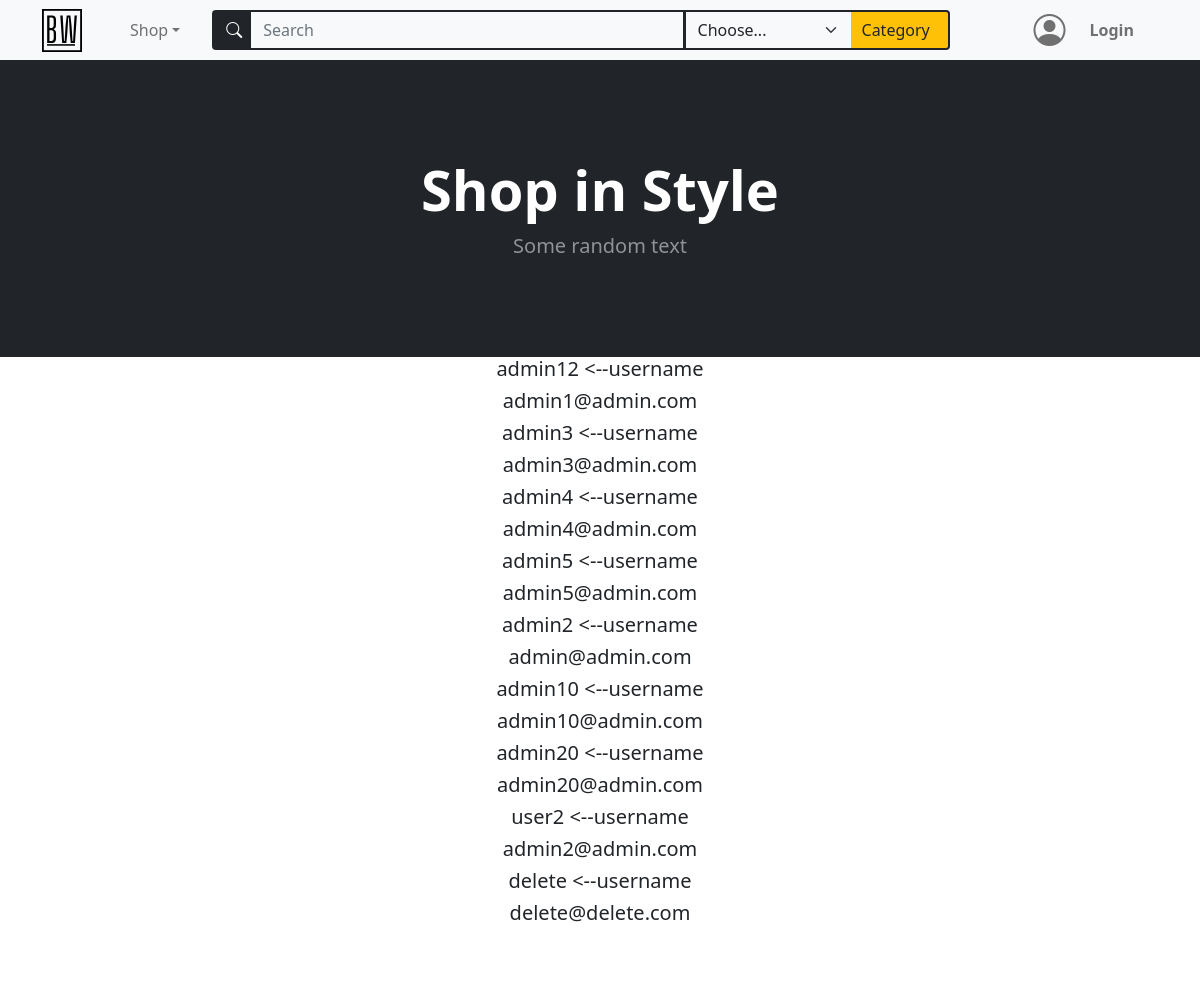
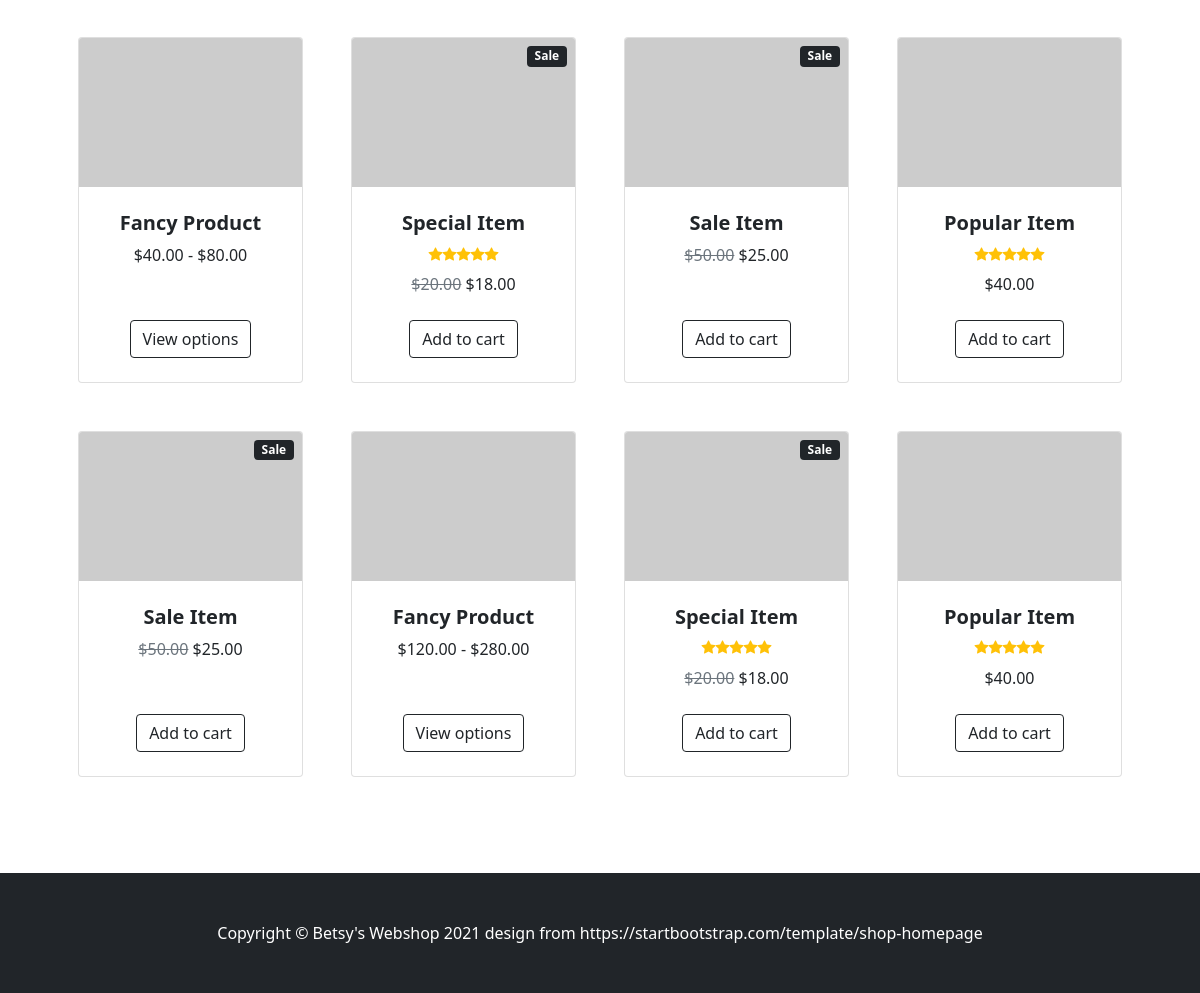
The page /home on the database its author committed (2 pictures, top to bottom).
### models.py (models this page shows)
class BaseModel(db_wrapper.Model):
    class Meta:
        database = db

class User(BaseModel, UserMixin):
    first_name = CharField(index=True, max_length=30, null=True)
    last_name = CharField(max_length=120, null=True)
    address = CharField(max_length=200, null=True)
    city = CharField(max_length=50, null=True)
    country = CharField(max_length=50, null=True)
    cc_number = IntegerField(unique=True, null=True)
    username = CharField(index=True, max_length=30, unique=True)
    email = CharField(index=True, max_length=50, unique=True)
    password = CharField(max_length=20)

### routes.py (the view)
@app.route("/", methods=["GET", "POST"])
@app.route("/home", methods=["GET", "POST"])
def home():
    users = User.select()
    products = Product.select().order_by(Product.id.desc())
    login_form = LoginForm()
    register_form = RegistrationForm()
    search_form = SearchForm()
    return render_template(
        "index.html",
        title="Home",
        users=users,
        products=products,
        login_form=login_form,
        register_form=register_form,
        search_form=search_form,
        tags=get_alpha_tag_names(),
    )

### forms.py (shortened to what this page needs)
class LoginForm(FlaskForm):
    email = StringField(
        "Email", validators=[InputRequired(), Length(min=5, max=50), Email()]
    )
    password = PasswordField("Your Password", validators=[InputRequired()])
    login = SubmitField("Login!")

class RegistrationForm(FlaskForm):
    username = StringField(
        "Username",
        validators=[InputRequired(), Length(min=5, max=30)],
    )
    email = StringField(
        "Email", validators=[InputRequired(), Length(min=5, max=50), Email()]
    )
    password = PasswordField(
        "Set Password",
        validators=[
            InputRequired(),
            EqualTo(
                "password_confirm", message="Password must be identical in both inputs"
            ),
            Length(min=5, max=20),
        ],
    )
    password_confirm = PasswordField("Confirm Password")
    submit = SubmitField("Sign Up")

### main.py (called while the page is built)
def get_alpha_tag_names() -> list[Tag.name]:
    tags = Tag.select().order_by(Tag.name)
    return [tag.name for tag in tags]

### routes.py (called while the page is built)
@app.context_processor
def string_to_date_to_string():
    def format_string(date_str):
        format = "%Y-%m-%d %H:%M:%S.%f"
        dt_object = datetime.strptime(date_str, format)
        format = "%Y, %B %w, %H%Mh"
        dt_string = dt_object.strftime(format)
        return dt_string
    return dict(format_string=format_string)

### templates/index.html
{% extends "base.html" %} {% block content %} {% for user in users %}
<div class="text-center">
  <h5>{{user.username}} <span><--username</span></h5>
  <h5>{{user.email}}</h5>
</div>
{% endfor %}
<section class="py-5">
  <div class="container px-4 px-lg-5 mt-5">
    <div
      class="
        row
        gx-4 gx-lg-5
        row-cols-2 row-cols-md-3 row-cols-xl-4
        justify-content-center
      "
    >
      <div class="col mb-5">
        <div class="card h-100">
          <img
            class="card-img-top"
            src="https://dummyimage.com/450x300/dee2e6/6c757d.jpg"
            alt="..."
          />
          <div class="card-body p-4">
            <div class="text-center">
              <h5 class="fw-bolder">Fancy Product</h5>
              $40.00 - $80.00
            </div>
          </div>
          <div class="card-footer p-4 pt-0 border-top-0 bg-transparent">
            <div class="text-center">
              <a class="btn btn-outline-dark mt-auto" href="#">View options</a>
            </div>
          </div>
        </div>
      </div>
      <div class="col mb-5">
        <div class="card h-100">
          <div
            class="badge bg-dark text-white position-absolute"
            style="top: 0.5rem; right: 0.5rem"
          >
            Sale
          </div>
          <img
            class="card-img-top"
            src="https://dummyimage.com/450x300/dee2e6/6c757d.jpg"
            alt="..."
          />
          <div class="card-body p-4">
            <div class="text-center">
              <h5 class="fw-bolder">Special Item</h5>
              <div
                class="d-flex justify-content-center small text-warning mb-2"
              >
                <div class="bi-star-fill"></div>
                <div class="bi-star-fill"></div>
                <div class="bi-star-fill"></div>
                <div class="bi-star-fill"></div>
                <div class="bi-star-fill"></div>
              </div>
              <span class="text-muted text-decoration-line-through"
                >$20.00</span
              >
              $18.00
            </div>
          </div>
          <div class="card-footer p-4 pt-0 border-top-0 bg-transparent">
            <div class="text-center">
              <a class="btn btn-outline-dark mt-auto" href="#">Add to cart</a>
            </div>
          </div>
        </div>
      </div>
      <div class="col mb-5">
        <div class="card h-100">
          <div
            class="badge bg-dark text-white position-absolute"
            style="top: 0.5rem; right: 0.5rem"
          >
            Sale
          </div>
          <img
            class="card-img-top"
            src="https://dummyimage.com/450x300/dee2e6/6c757d.jpg"
            alt="..."
          />
          <div class="card-body p-4">
            <div class="text-center">
              <h5 class="fw-bolder">Sale Item</h5>
              <span class="text-muted text-decoration-line-through"
                >$50.00</span
              >
              $25.00
            </div>
          </div>
          <div class="card-footer p-4 pt-0 border-top-0 bg-transparent">
            <div class="text-center">
              <a class="btn btn-outline-dark mt-auto" href="#">Add to cart</a>
            </div>
          </div>
        </div>
      </div>
      <div class="col mb-5">
        <div class="card h-100">
          <img
            class="card-img-top"
            src="https://dummyimage.com/450x300/dee2e6/6c757d.jpg"
            alt="..."
          />
          <div class="card-body p-4">
            <div class="text-center">
              <h5 class="fw-bolder">Popular Item</h5>
              <div
                class="d-flex justify-content-center small text-warning mb-2"
              >
                <div class="bi-star-fill"></div>
                <div class="bi-star-fill"></div>
                <div class="bi-star-fill"></div>
                <div class="bi-star-fill"></div>
                <div class="bi-star-fill"></div>
              </div>
              $40.00
            </div>
          </div>
          <div class="card-footer p-4 pt-0 border-top-0 bg-transparent">
            <div class="text-center">
              <a class="btn btn-outline-dark mt-auto" href="#">Add to cart</a>
            </div>
          </div>
        </div>
      </div>
      <div class="col mb-5">
        <div class="card h-100">
          <div
            class="badge bg-dark text-white position-absolute"
            style="top: 0.5rem; right: 0.5rem"
          >
            Sale
          </div>
          <img
            class="card-img-top"
            src="https://dummyimage.com/450x300/dee2e6/6c757d.jpg"
            alt="..."
          />
          <div class="card-body p-4">
            <div class="text-center">
              <h5 class="fw-bolder">Sale Item</h5>
              <span class="text-muted text-decoration-line-through"
                >$50.00</span
              >
              $25.00
            </div>
          </div>
          <div class="card-footer p-4 pt-0 border-top-0 bg-transparent">
            <div class="text-center">
              <a class="btn btn-outline-dark mt-auto" href="#">Add to cart</a>
            </div>
          </div>
        </div>
      </div>
      <div class="col mb-5">
        <div class="card h-100">
          <img
            class="card-img-top"
            src="https://dummyimage.com/450x300/dee2e6/6c757d.jpg"
            alt="..."
          />
          <div class="card-body p-4">
            <div class="text-center">
              <h5 class="fw-bolder">Fancy Product</h5>
              $120.00 - $280.00
            </div>
          </div>
          <div class="card-footer p-4 pt-0 border-top-0 bg-transparent">
            <div class="text-center">
              <a class="btn btn-outline-dark mt-auto" href="#">View options</a>
            </div>
          </div>
        </div>
      </div>
      <div class="col mb-5">
        <div class="card h-100">
          <div
            class="badge bg-dark text-white position-absolute"
            style="top: 0.5rem; right: 0.5rem"
          >
            Sale
          </div>
          <img
            class="card-img-top"
            src="https://dummyimage.com/450x300/dee2e6/6c757d.jpg"
            alt="..."
          />
          <div class="card-body p-4">
            <div class="text-center">
              <h5 class="fw-bolder">Special Item</h5>
              <div
                class="d-flex justify-content-center small text-warning mb-2"
              >
                <div class="bi-star-fill"></div>
                <div class="bi-star-fill"></div>
                <div class="bi-star-fill"></div>
                <div class="bi-star-fill"></div>
                <div class="bi-star-fill"></div>
              </div>
              <span class="text-muted text-decoration-line-through"
                >$20.00</span
              >
              $18.00
            </div>
          </div>
          <div class="card-footer p-4 pt-0 border-top-0 bg-transparent">
            <div class="text-center">
              <a class="btn btn-outline-dark mt-auto" href="#">Add to cart</a>
            </div>
          </div>
        </div>
      </div>
      <div class="col mb-5">
        <div class="card h-100">
          <img
            class="card-img-top"
            src="https://dummyimage.com/450x300/dee2e6/6c757d.jpg"
            alt="..."
          />
          <div class="card-body p-4">
            <div class="text-center">
              <h5 class="fw-bolder">Popular Item</h5>
              <div
                class="d-flex justify-content-center small text-warning mb-2"
              >
                <div class="bi-star-fill"></div>
                <div class="bi-star-fill"></div>
                <div class="bi-star-fill"></div>
                <div class="bi-star-fill"></div>
                <div class="bi-star-fill"></div>
              </div>
              $40.00
            </div>
          </div>
          <div class="card-footer p-4 pt-0 border-top-0 bg-transparent">
            <div class="text-center">
              <a class="btn btn-outline-dark mt-auto" href="#">Add to cart</a>
            </div>
          </div>
        </div>
      </div>
    </div>
  </div>
</section>
{% endblock content %}

### templates/base.html (shortened to what this page needs)
<!DOCTYPE html>
<html lang="en">
  <head>
    <link
      href="https://cdn.jsdelivr.net/npm/bootstrap@5.0.2/dist/css/bootstrap.min.css"
      rel="stylesheet"
    />
    <link
      href="{{url_for('static', filename='styles.css')}}"
      rel="stylesheet"
    />
    <link
      href="https://cdn.jsdelivr.net/npm/bootstrap-icons@1.5.0/font/bootstrap-icons.css"
      rel="stylesheet"
    />
  </head>
  <body>
    {% include "navbar.html" %}
    {% block header%}
    <header class="bg-dark py-5">
      <div class="container px-4 px-lg-5 my-5">
        <div class="text-center text-white">
          {% if banner_info %}
          <h1 class="display-4 fw-bolder font">{{ banner_info }}</h1>
          {% else %}
          <h1 class="display-4 fw-bolder font">Shop in Style</h1>
          {% endif %}
          <p class="lead fw-normal text-white-50 mb-0">Some random text</p>
        </div>
      </div>
    </header>
    {% endblock header %}
     {% block content%} {% endblock content %}
    {% include "footer.html" %}
  </body>
</html>

### templates/navbar.html (shortened to what this page needs)
<nav
  class="navbar navbar-expand-md navbar-light bg-light sticky-top"
  style="height: 60px"
>
  <div class="container">
    <a class="navbar-brand" href="{{url_for('home') }}"
      ><img
        src="{{url_for('static', filename='assets/brand.svg')}}"
        alt=""
        width="40"
        class="d-inline-block align-text-top"
    /></a>
    <div class="collapse navbar-collapse" id="navbarSupportedContent">
      <ul class="container navbar-nav me-auto mb-2 mb-lg-0 ms-lg-4">
        <li class="nav-item dropdown">
          <a
            class="nav-link dropdown-toggle"
            id="navbarDropdown"
            href="#"
            role="button"
            data-bs-toggle="dropdown"
            aria-expanded="false"
            >Shop</a
          >
        </li>
        {% include "searchbar.html" %}
      </ul>
      <ul class="navbar-nav mb-2 mb-lg-0 ms-lg-4 mx-2">
        {% if current_user.is_authenticated %}
        <li class="nav-item dropdown">
          <i
            class="bi bi-person-circle mx-3"
            id="navbarDropdown"
            role="button"
            data-bs-toggle="dropdown"
            aria-expanded="false"
            style="font-size: 2rem"
          ></i>
          <ul class="dropdown-menu" aria-labelledby="navbarDropdown">
            <li>
              <a class="dropdown-item" href="{{ url_for('account') }}"
                >Edit Account</a
              >
            </li>
            <li><hr class="dropdown-divider" /></li>
            <li><a class="dropdown-item" href="#!">Popular Items</a></li>
            <li>
              <a class="dropdown-item" href="{{url_for('logout')}}">Logout</a>
            </li>
          </ul>
        </li>
        <form class="d-flex">
          <i class="bi bi-basket-fill" style="font-size: 2rem"></i>
        </form>
        {% else %}
        <li
          class="nav-link fw-bolder d-flex align-items-center login-btn"
          data-bs-toggle="modal"
          href="#loginModalToggle"
          role="button"
        >
          <i
            class="bi bi-person-circle mx-3 login-icon"
            style="font-size: 2rem"
          ></i>
          <a class="nav-link" role="button">Login</a>
        </li>
        {% endif %}
      </ul>
    </div>
  </div>
</nav>

### templates/searchbar.html (shortened to what this page needs)
<form action="{{url_for('search')}}" method="POST" class="container ms-4">
  <div class="input-group row">
    <span
      class="
        input-group-text
        bg-dark
        col-1
        border border-2 border-dark border-end-0
      "
      style="max-width: 40px"
    >
      <i class="bi bi-search" style="color: white"></i
    ></span>
    {{search_form.search(class="position-relative form-control col-8 rounded-0
    btn-dark bg-light text-dark border-2 border-start-0",
    placeholder="Search")}}
    <select
      class="
        form-select
        btn-dark
        bg-light
        text-dark
        border-dark border border-2 border-end-0
      "
      id="inputGroupSelect01"
      style="max-width: 167px"
    >
    <option selected>Choose...</option>
    </select>
    <label
      class="
        input-group-text
        col-2
        bg-warning
        text-dark
        border-dark border border-2 border-start-0
      "
      style="max-width: 100px"
      for="inputGroupSelect01"
      >Category</label
    >
  </div>
</form>

### templates/footer.html
<footer class="py-5 bg-dark">
  <div class="container">
    <p class="m-0 text-center text-white">
      Copyright &copy; Betsy's Webshop 2021 design from
      https://startbootstrap.com/template/shop-homepage
    </p>
  </div>
</footer>

### static/styles.css (style rules this page uses)
.login-icon.bi.bi-person-circle { transition: 0.4s transform ease-in; }

### rows shown on the page
User: username "admin12", email "admin1@admin.com"
User: username "admin3", email "admin3@admin.com"
User: username "admin4", email "admin4@admin.com"
User: username "admin5", email "admin5@admin.com"
User: username "admin2", email "admin@admin.com"
User: username "admin10", email "admin10@admin.com"
User: username "admin20", email "admin20@admin.com"
User: username "user2", email "admin2@admin.com"
User: username "delete", email "delete@delete.com"
